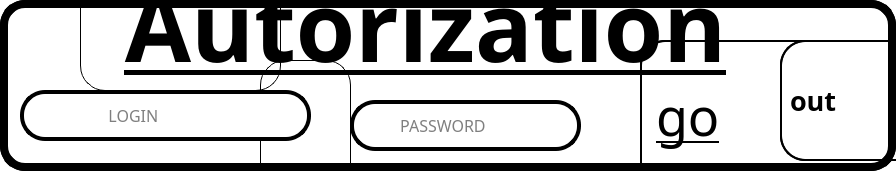
<?xml version="1.0" encoding="UTF-8"?>
<ui version="4.0">
 <class>avtoriz</class>
 <widget class="QMainWindow" name="avtoriz">
  <property name="geometry">
   <rect>
    <x>0</x>
    <y>0</y>
    <width>896</width>
    <height>171</height>
   </rect>
  </property>
  <property name="windowTitle">
   <string>avtoriz</string>
  </property>
  <property name="styleSheet">
   <string notr="true">background-color: rgb(255, 255, 255);
  border:8px solid #000000;
  border-radius: 25px;
</string>
  </property>
  <widget class="QWidget" name="centralwidget">
   <widget class="QLabel" name="label_4">
    <property name="geometry">
     <rect>
      <x>80</x>
      <y>-110</y>
      <width>201</width>
      <height>201</height>
     </rect>
    </property>
    <property name="font">
     <font>
      <family>SETxt</family>
      <pointsize>13</pointsize>
      <strikeout>false</strikeout>
      <stylestrategy>PreferAntialias</stylestrategy>
      <kerning>true</kerning>
     </font>
    </property>
    <property name="styleSheet">
     <string notr="true">  background-color: #ffffff;
  border:1px solid #000000;
  border-radius: 25px;
background-color: qlineargradient(spread:reflect, x1:0.379538, y1:0.568, x2:0.581, y2:0.544682, stop:0 rgba(255, 255, 255, 0), stop:1 rgba(187, 187, 187, 0));</string>
    </property>
    <property name="text">
     <string notr="true"/>
    </property>
    <property name="textFormat">
     <enum>Qt::PlainText</enum>
    </property>
    <property name="scaledContents">
     <bool>false</bool>
    </property>
   </widget>
   <widget class="QLineEdit" name="login">
    <property name="geometry">
     <rect>
      <x>20</x>
      <y>90</y>
      <width>291</width>
      <height>51</height>
     </rect>
    </property>
    <property name="font">
     <font>
      <family>SETxt</family>
      <pointsize>12</pointsize>
     </font>
    </property>
    <property name="styleSheet">
     <string notr="true">  background-color: #ffffff;
  border:4px solid #000000;
  border-radius: 25px;
color: rgb(0, 0, 0);
padding-left: 70px;
padding-right: 30px;
</string>
    </property>
    <property name="placeholderText">
     <string>   LOGIN</string>
    </property>
   </widget>
   <widget class="QLabel" name="label_6">
    <property name="geometry">
     <rect>
      <x>260</x>
      <y>60</y>
      <width>91</width>
      <height>131</height>
     </rect>
    </property>
    <property name="sizeIncrement">
     <size>
      <width>0</width>
      <height>1</height>
     </size>
    </property>
    <property name="font">
     <font>
      <family>SETxt</family>
      <pointsize>13</pointsize>
      <strikeout>false</strikeout>
      <stylestrategy>PreferAntialias</stylestrategy>
      <kerning>true</kerning>
     </font>
    </property>
    <property name="styleSheet">
     <string notr="true">  background-color: #ffffff;
  border:1px solid #000000;
  border-radius: 25px;
background-color: qlineargradient(spread:reflect, x1:0.379538, y1:0.568, x2:0.581, y2:0.544682, stop:0 rgba(255, 255, 255, 0), stop:1 rgba(187, 187, 187, 0));</string>
    </property>
    <property name="text">
     <string notr="true"/>
    </property>
    <property name="textFormat">
     <enum>Qt::PlainText</enum>
    </property>
    <property name="scaledContents">
     <bool>false</bool>
    </property>
   </widget>
   <widget class="QLabel" name="label_7">
    <property name="geometry">
     <rect>
      <x>640</x>
      <y>40</y>
      <width>491</width>
      <height>151</height>
     </rect>
    </property>
    <property name="font">
     <font>
      <family>SETxt</family>
      <pointsize>39</pointsize>
      <weight>50</weight>
      <bold>false</bold>
      <underline>true</underline>
      <strikeout>false</strikeout>
      <stylestrategy>PreferAntialias</stylestrategy>
      <kerning>true</kerning>
     </font>
    </property>
    <property name="styleSheet">
     <string notr="true">  background-color: #ffffff;
  border:2px solid #000000;
  border-radius: 25px;
background-color: qlineargradient(spread:reflect, x1:0.379538, y1:0.568, x2:0.581, y2:0.544682, stop:0 rgba(255, 255, 255, 0), stop:1 rgba(187, 187, 187, 0));
color: rgb(0, 0, 0);</string>
    </property>
    <property name="text">
     <string notr="true">go</string>
    </property>
    <property name="textFormat">
     <enum>Qt::PlainText</enum>
    </property>
    <property name="scaledContents">
     <bool>false</bool>
    </property>
   </widget>
   <widget class="QLabel" name="label_3">
    <property name="geometry">
     <rect>
      <x>-40</x>
      <y>-60</y>
      <width>931</width>
      <height>171</height>
     </rect>
    </property>
    <property name="font">
     <font>
      <family>SETxt</family>
      <pointsize>72</pointsize>
      <weight>75</weight>
      <bold>true</bold>
     </font>
    </property>
    <property name="styleSheet">
     <string notr="true">  border:0px solid #000000;
background-color: qlineargradient(spread:pad, x1:0, y1:0.483409, x2:1, y2:0.363, stop:0 rgba(255, 255, 255, 0), stop:1 rgba(187, 187, 187, 0));
  border-radius: 30 px;
color: rgb(0, 0, 0);
</string>
    </property>
    <property name="text">
     <string>&lt;html&gt;&lt;head/&gt;&lt;body&gt;&lt;p align=&quot;center&quot;&gt;&lt;span style=&quot; text-decoration: underline;&quot;&gt;Autorization&lt;/span&gt;&lt;/p&gt;&lt;/body&gt;&lt;/html&gt;</string>
    </property>
   </widget>
   <widget class="QPushButton" name="vihodAVTORIZ">
    <property name="geometry">
     <rect>
      <x>780</x>
      <y>40</y>
      <width>261</width>
      <height>121</height>
     </rect>
    </property>
    <property name="styleSheet">
     <string notr="true">  background-color: #ffffff;
  border:2px solid #000000;
  border-radius: 25px;
background-color: qlineargradient(spread:reflect, x1:0.379538, y1:0.568, x2:0.581, y2:0.544682, stop:0 rgba(255, 255, 255, 0), stop:1 rgba(187, 187, 187, 0));</string>
    </property>
    <property name="text">
     <string/>
    </property>
   </widget>
   <widget class="QPushButton" name="AVTORIZ">
    <property name="geometry">
     <rect>
      <x>640</x>
      <y>40</y>
      <width>491</width>
      <height>151</height>
     </rect>
    </property>
    <property name="styleSheet">
     <string notr="true">  background-color: #ffffff;
  border:2px solid #000000;
  border-radius: 25px;
background-color: qlineargradient(spread:reflect, x1:0.379538, y1:0.568, x2:0.581, y2:0.544682, stop:0 rgba(255, 255, 255, 0), stop:1 rgba(187, 187, 187, 0));</string>
    </property>
    <property name="text">
     <string/>
    </property>
   </widget>
   <widget class="QLabel" name="label_5">
    <property name="geometry">
     <rect>
      <x>780</x>
      <y>40</y>
      <width>261</width>
      <height>121</height>
     </rect>
    </property>
    <property name="font">
     <font>
      <family>SETxt</family>
      <pointsize>20</pointsize>
      <weight>75</weight>
      <bold>true</bold>
      <strikeout>false</strikeout>
      <stylestrategy>PreferAntialias</stylestrategy>
      <kerning>true</kerning>
     </font>
    </property>
    <property name="styleSheet">
     <string notr="true">  background-color: #ffffff;
  border:2px solid #000000;
  border-radius: 25px;
background-color: qlineargradient(spread:reflect, x1:0.379538, y1:0.568, x2:0.581, y2:0.544682, stop:0 rgba(255, 255, 255, 0), stop:1 rgba(187, 187, 187, 0));
color: rgb(0, 0, 0);</string>
    </property>
    <property name="text">
     <string notr="true">out</string>
    </property>
    <property name="textFormat">
     <enum>Qt::PlainText</enum>
    </property>
    <property name="scaledContents">
     <bool>false</bool>
    </property>
   </widget>
   <widget class="QLineEdit" name="password">
    <property name="geometry">
     <rect>
      <x>350</x>
      <y>100</y>
      <width>231</width>
      <height>51</height>
     </rect>
    </property>
    <property name="font">
     <font>
      <family>SETxt</family>
      <pointsize>12</pointsize>
     </font>
    </property>
    <property name="styleSheet">
     <string notr="true">  background-color: #ffffff;
  border:4px solid #000000;
  border-radius: 25px;
color: rgb(0, 0, 0);
padding-left: 40px;
padding-right: 30px;
</string>
    </property>
    <property name="placeholderText">
     <string> PASSWORD</string>
    </property>
   </widget>
   <zorder>label_4</zorder>
   <zorder>label_6</zorder>
   <zorder>label_7</zorder>
   <zorder>label_3</zorder>
   <zorder>AVTORIZ</zorder>
   <zorder>label_5</zorder>
   <zorder>login</zorder>
   <zorder>password</zorder>
   <zorder>vihodAVTORIZ</zorder>
  </widget>
 </widget>
 <resources/>
 <connections/>
</ui>
